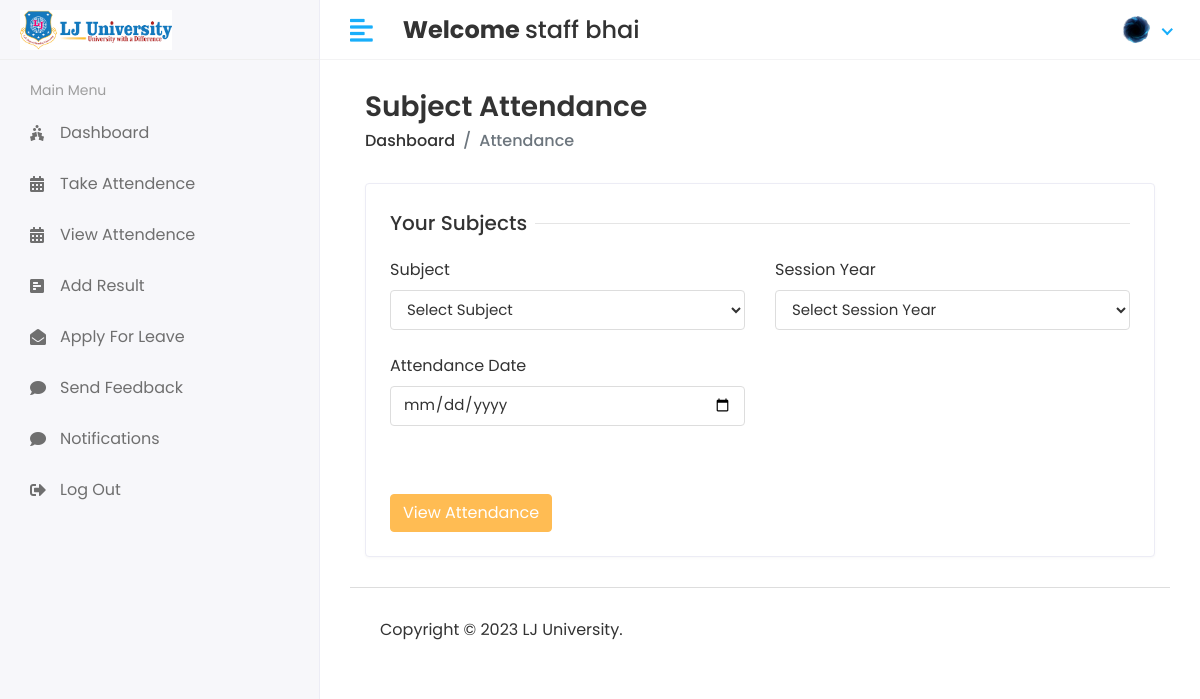
Screenshot of /Hod/View_Attendance (signed in) with the database file from the repository.
### app/models.py (models this page shows)
class CustomUser(AbstractUser):
    USER = (
        (1,"HOD"),
        (2,"STAFF"),
        (3,"STUDENT"),
    )
    user_type=models.CharField(choices=USER, max_length=50, default=1)
    profile_pic = models.ImageField(upload_to='media/profile_pic')

### student_management_system/Hod_views.py (the view, shortened to what this page needs)
# urls.py: path("Hod/View_Attendance", Hod_views.HOD_VIEW_ATTENDANCE, name="hod_view_attendance"),
@login_required(login_url="/")
def HOD_VIEW_ATTENDANCE(request):
    subjects = Subject.objects.all()
    session_year = Session_Year.objects.all()
    action = request.GET.get("action")
    get_subject = None
    get_session_year = None
    attendance_report = None
    attendance_date = None
    context = {
        "subjects": subjects,
        "session_year": session_year,
        "get_subject": get_subject,
        "get_session_year": get_session_year,
        "attendance_date": attendance_date,
        "attendance_report": attendance_report,
        "action": action,
    }
    return render(request, "Hod/view_attendance.html", context)

### templates/Hod/view_attendance.html (shortened to what this page needs)
{% extends 'base.html' %} {% block content %}
<div class="content container-fluid">
  <div class="page-header">
    <div class="row align-items-center">
      <div class="col">
        <h3 class="page-title">Subject Attendance</h3>
        <ul class="breadcrumb">
          <li class="breadcrumb-item"><a href="subjects.html">Dashboard</a></li>
          <li class="breadcrumb-item active">Attendance</li>
        </ul>
      </div>
    </div>
  </div>
  <div class="row">
    <div class="col-sm-12">
      <div class="card">
        <div class="card-body">
          {% if not action %}
          <form method="post" action="?action=view_attendance">
            <div class="row">
              <div class="col-12">
                <h5 class="form-title"><span>Your Subjects</span></h5>
              </div>
              <div class="col-12 col-sm-6">
                <label>Subject</label>
                <select class="form-control" name="subject_id" required>
                  <option>Select Subject</option>
                </select>
              </div>
              <div class="col-12 col-sm-6">
                <label>Session Year</label>
                <select class="form-control" name="session_year_id" required>
                  <option>Select Session Year</option>
                </select>
              </div>
              <div class="col-12 col-sm-6 mt-4">
                <div class="form-group">
                  <label>Attendance Date</label>
                  <input
                    type="date"
                    class="form-control"
                    name="attendance_date"
                  />
                </div>
              </div>
              <div class="col-12 mt-5">
                <button type="submit" class="btn btn-primary">
                  View Attendance
                </button>
              </div>
            </div>
          </form>
          {% endif %}
        </div>
      </div>
    </div>
  </div>
</div>
{% endblock content %}

### templates/includes/header.html (shortened to what this page needs)
{%load static%}
<div class="header">
    <div class="header-left">
        <a class="logo">
            <img src="{% static 'assets/img/LJ_logo.jpeg' %}" alt="Logo">
        </a>
    </div>
    <a href="javascript:void(0);" id="toggle_btn">
        <i class="fas fa-align-left"></i>
    </a>
    <div class="top-nav-search mt-3">
        <h4><strong>Welcome </strong> <span>{{user.first_name}} {{user.last_name}}</span></h4>
    </div>
    <ul class="nav user-menu">
        <li class="nav-item dropdown has-arrow">
            <a href="#" class="dropdown-toggle nav-link" data-toggle="dropdown">
                {% if user.profile_pic == "" %}
                <span class="user-img"><img class="rounded-circle" src="{% static 'assets/img/img_n_f.jpg' %}"
                    width="31" alt="Ryan Taylor"></span>
                    {% else %}
                    <span class="user-img"><img class="rounded-circle" src="/{{user.profile_pic}}"
                        width="31" alt="Ryan Taylor"></span>
                {% endif %}
            </a>
        </li>
    </ul>
</div>

### static/assets/css/style.css (style rules this page uses)
html { height: 100%; }
body { background-color: #fff; color: #333; font-family: 'Poppins', sans-serif; font-size: 1rem; height: 100%; line-height: 1.5; overflow-x: hidden; }
h1, h2, h3, h4, h5, h6 { font-family: 'Poppins', sans-serif; margin-top: 0; }
.form-control { border: 1px solid #ddd; box-shadow: none; color: #333; font-size: 15px; height: 40px; }
a { color: #009ce7; }
input, button, a { transition: all 0.4s ease; -moz-transition: all 0.4s ease; -o-transition: all 0.4s ease; -ms-transition: all 0.4s ease; -webkit-transition: all 0.4s ease; }
input, input:focus, button, button:focus { outline: none; }
.form-group { margin-bottom: 1.25rem; }
ul, ol { padding: 0px; list-style: none; }
.btn-primary { background-color: #FFBC53; border: 1px solid #FFBC53; }
.card { border: 1px solid #ececf5; box-shadow: 0 1px 3px 0 rgba(0, 0, 0, 0.03); margin-bottom: 1.875rem; }
.card-body { padding: 1.5rem; }
.header { background-color: #fff; border-bottom: 1px solid #f3f3f4; left: 0; position: fixed; right: 0; top: 0; z-index: 1001; height: 60px; }
.header .header-left { float: left; height: 60px; padding: 0 20px; position: relative; width: 320px; z-index: 1; transition: all 0.2s ease-in-out; background-color: #f7f7fa; border-bottom: 1px solid #efefef; border-right: 1px solid #ececf5; display: flex; align-items: center; }
.header .header-left .logo { display: inline-block; line-height: 60px; }
.header .header-left .logo img { max-height: 40px; width: auto; }
.header .dropdown-toggle:after { display: none; }
.header .has-arrow .dropdown-toggle:after { border-top: 0; border-left: 0; border-bottom: 2px solid #18aefa; border-right: 2px solid #18aefa; content: ''; height: 8px; display: inline-block; pointer-events: none; -webkit-transform-origin: 66% 66%; -ms-transform-origin: 66% 66%; transform-origin: 66% 66%; -webkit-transform: rotate(45deg); -ms-transform: rotate(45deg); transform: rotate(45deg); -webkit-transition: all 0.15s ease-in-out; transition: all 0.15s ease-in-out; width: 8px; vertical-align: 0px; }
.user-menu { float: right; margin: 0; position: relative; z-index: 99; padding-right: 15px; }
.user-menu.nav > li > a { color: #a0a0a0; font-size: 14px; line-height: 58px; padding: 0 15px; height: 60px; }
.user-img { margin-right: 3px; position: relative; }
.top-nav-search { float: left; margin-left: 15px; }
.page-header { margin-bottom: 1.875rem; }
.page-header .breadcrumb { background-color: transparent; color: #6c757d; font-size: 1rem; font-weight: 500; margin-bottom: 0; padding: 0; }
.page-header .breadcrumb a { color: #333; }
.page-title { font-size: 28px; font-weight: 600; color: #333; margin-bottom: 5px; }
.form-title { width: 100%; max-width: 100%; padding: 0; font-size: 1.25rem; font-weight: 500; line-height: inherit; color: #333; white-space: normal; position: relative; display: block; margin-bottom: 20px; }
.form-title:before { content: ""; position: absolute; left: 0px; right: 0px; height: 1px; top: 50%; background-color: rgba(0, 0, 0, 0.1); }
.form-title span { padding: 0px 0.5rem 0 0; background-color: #fff; display: inline-block; z-index: 2; position: relative; }
@media (min-width: 992px) { #toggle_btn { align-items: center; color: #18aefa; display: inline-flex; float: left; font-size: 26px; height: 60px; justify-content: center; margin-left: 15px; padding: 0 15px; } }

### rows the page displays
CustomUser: first_name "staff", last_name "bhai", profile_pic (picture)
